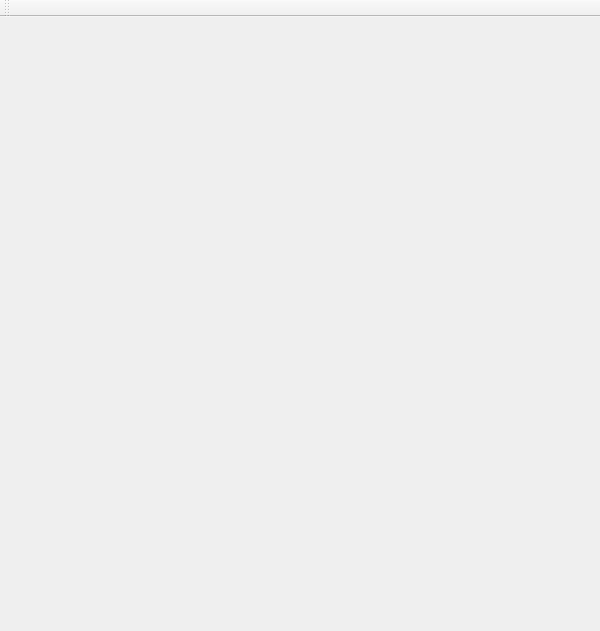
<?xml version="1.0" encoding="UTF-8"?>
<ui version="4.0">
 <class>MainWindow</class>
 <widget class="QMainWindow" name="MainWindow">
  <property name="geometry">
   <rect>
    <x>0</x>
    <y>0</y>
    <width>600</width>
    <height>631</height>
   </rect>
  </property>
  <property name="minimumSize">
   <size>
    <width>600</width>
    <height>631</height>
   </size>
  </property>
  <property name="maximumSize">
   <size>
    <width>600</width>
    <height>631</height>
   </size>
  </property>
  <property name="windowTitle">
   <string>Mandelbrotter</string>
  </property>
  <widget class="QWidget" name="centralWidget">
   <property name="minimumSize">
    <size>
     <width>600</width>
     <height>600</height>
    </size>
   </property>
  </widget>
  <widget class="QToolBar" name="toolBar">
   <property name="windowTitle">
    <string>toolBar</string>
   </property>
   <attribute name="toolBarArea">
    <enum>TopToolBarArea</enum>
   </attribute>
   <attribute name="toolBarBreak">
    <bool>false</bool>
   </attribute>
  </widget>
 </widget>
 <layoutdefault spacing="6" margin="11"/>
 <resources/>
 <connections/>
</ui>
